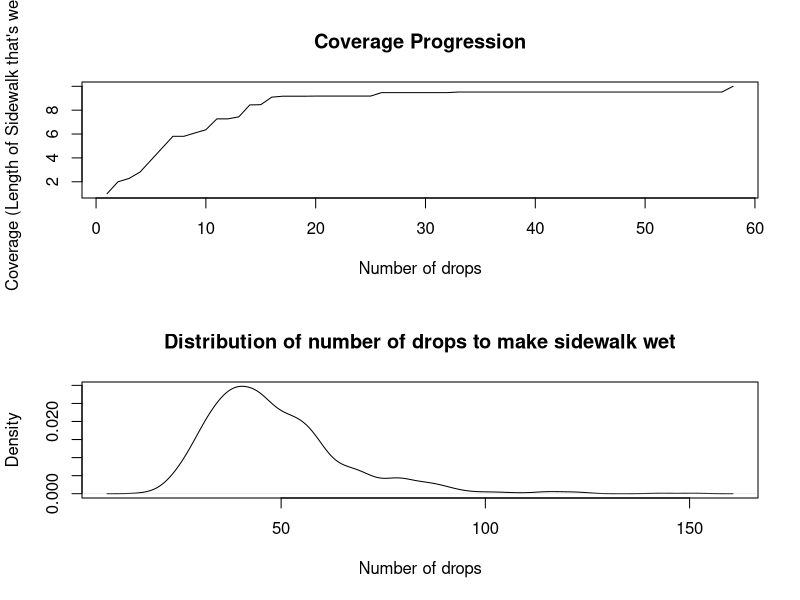

Here is the R script that generated this plot:
## Plots for the Sidewalk simulation
 #
 # Takes the output of Plots.java, csv files, and creates basic plots.
 # 
 # Date: April 9, 2016

setwd("/Users/alexdombrowski/Desktop/sidewalk")
coverage = read.csv(file = "Coverage_sidewalkLength_10.0_dropDiameter_1.0.csv",
		 header = TRUE)
numDropsDistr = read.csv(file = "NumDropDistr_sidewalkLength_10.0_dropDiameter_1.0.csv")

par(mfrow = c(2, 1))
plot(coverage$sidewalkLength.10.0_dropDiameter.1.0,
	ylab = "Coverage (Length of Sidewalk that's wet)",
	xlab = "Number of drops",
	main = "Coverage Progression",
	type = 'l',
	pch = 16)

den = density(numDropsDistr$sidewalkLength.10.0_dropDiameter.1.056)
plot(den,
	ylab = "Density",
	xlab = "Number of drops",
	main = "Distribution of number of drops to make sidewalk wet")
par(mfrow = c(1, 1))
